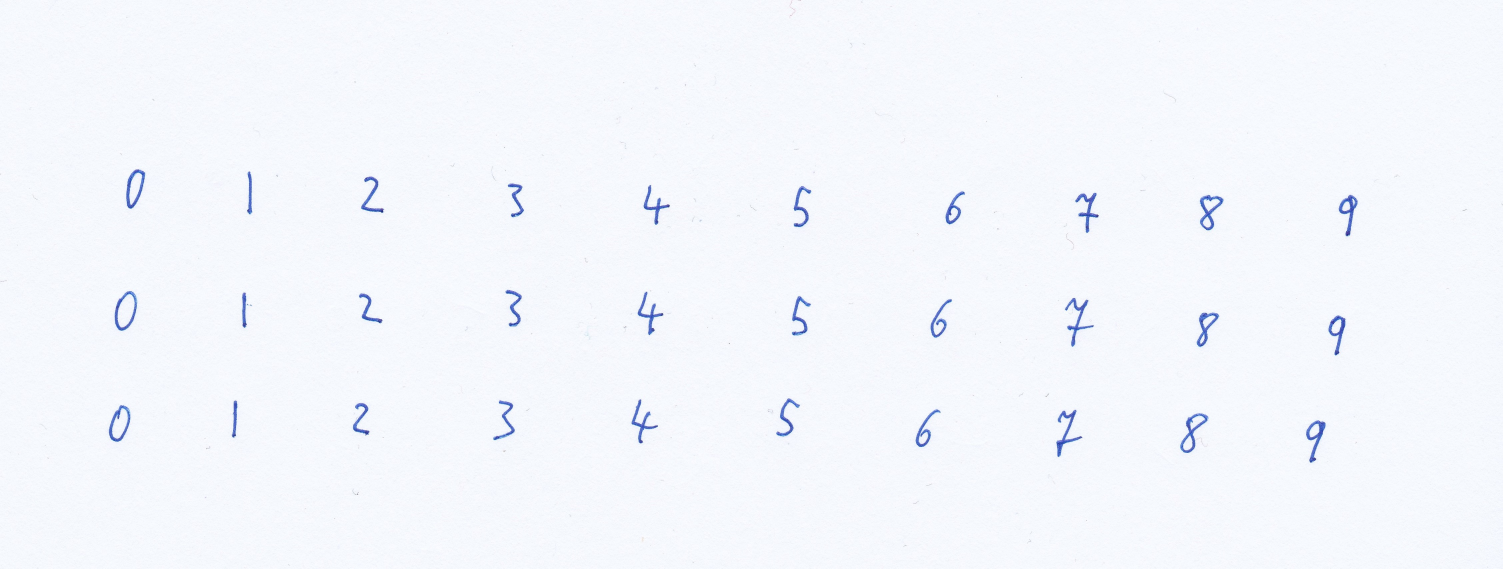
#> input picture raw_images/digits.jpg, 4507 x 1706 px (shown at 1/3 size)
$ python -i segment.py   (imports and definitions only)
#> lines starting #> are read from the running program, lines starting #| are printed output that depends on the picture; after the words box and inside, x2 and y2 are one past the last pixel; in counts of white or black regions, pixels touching at a corner belong together
import numpy as np
import cv2

import torch
from torch import nn
import torch.nn.functional as F

def binarize(img,filter_size = 21):
    """
    Binarizes an image (Gaussian blur followd by Otsu's algorithm)
    and might flip the color, such that it is predominantely black.
    img : 3d-array(int)
        numpy array holding the image (3 channel RBG)
    filter_size : int, optional
        size of the Gaussian filter
    returns : 2d-array(int)
        binarized image. Pixel Values are either 0 or 255
    """
    img = cv2.cvtColor(img.copy(), cv2.COLOR_RGB2GRAY)
    img = cv2.GaussianBlur(img,(21,21),0)
    _,img = cv2.threshold(img,0,255,cv2.THRESH_OTSU | cv2.THRESH_BINARY )

    # if the image is predominately white, flip the color
    whitefrac = np.sum(img)/(255*img.shape[0]*img.shape[0])
    if whitefrac > .5:
        img = 255 - img
    return img


def pad2square(img,l_target,padding=0):
    """
    Zero-pad a rectangular image so that it becomes square shaped
    and then rescales it to a desired target size l_target.
    myimg : 2d-array(int)
        numpy array holding the image
    l_target : int
        desired target size in number of pixels
    padding : int, optional
        extra zero padding. It is ensured, that the final image has
        at least "padding" zero padding pixels around whatever "img" has been rescaled to.
    """
    h,w = img.shape
    lmax = np.max(img.shape)
    #rescaling factor
    fresc = (l_target - 2*padding)/lmax

    #zero pad shorter side to obtain a square image
    if h > w:
        img_pad = cv2.copyMakeBorder(img,0,0,(h-w)//2,h-w - (h-w)//2,cv2.BORDER_CONSTANT)
    else:
        img_pad = cv2.copyMakeBorder(img,(w-h)//2,w-h - (w-h)//2,0,0,cv2.BORDER_CONSTANT)

    # add padding to all sides
    if padding > 0:
        p_resc = int(np.round(lmax*padding/(l_target-2*padding)))
        img_pad = cv2.copyMakeBorder(img_pad,p_resc,p_resc,p_resc,p_resc,cv2.BORDER_CONSTANT)

    #rescale to target size
    img_pad = cv2.resize(img_pad,(l_target,l_target))
    return img_pad


def segment_characters(myimg,minsize=512,l_target = 28,padding=2):
    """
    Pipeline for detecting single-contour characters in a binarized image:
    Returns a list of padded and rescaled single-character subimages
    as well as their corresponding bounding boxes.
    myimg : 2d-array(int)
        numpy array holding the binarized image
    minsize = int, optional
        minimum number of pixels of a detected bounding box.
        Discarded if smaller
    l_target : int
        target size of the extracted subimages
    padding : int, optional
        padding added to the extracted character images, see pad2square
    returns: list of (tuple,2d-array(int))
        (bounding bbox, character image)
    """
    #find contours
    contours,_ = cv2.findContours(myimg.copy(), cv2.RETR_EXTERNAL , cv2.CHAIN_APPROX_NONE)

    segments = []

    for c in contours:
        bbox = cv2.boundingRect(c)
        if bbox[2]*bbox[3] >= minsize:
            subimg = myimg[bbox[1]:bbox[1]+bbox[3],bbox[0]:bbox[0]+bbox[2]]
            subimg = pad2square(subimg,l_target=28,padding=padding)
            segments.append((bbox,subimg))

    return segments


# [51 lines left out: functions predict_class, detectandlabel, not called in this run]

def detectanddrawbb(img):
    img = img.copy()
    for bbox,subimg in segment_characters(binarize(img)):
        img = cv2.rectangle(img, bbox,(255,0,0), 5)
    return img

>>> import cv2
>>> picture = cv2.cvtColor(cv2.imread('raw_images/digits.jpg'), cv2.COLOR_BGR2RGB)
>>> result = detectanddrawbb(picture)
#> in binarize, `_,img = cv2.threshold(img,0,255,cv2.THRESH_OTSU | cv2.THRESH_BINARY )`:
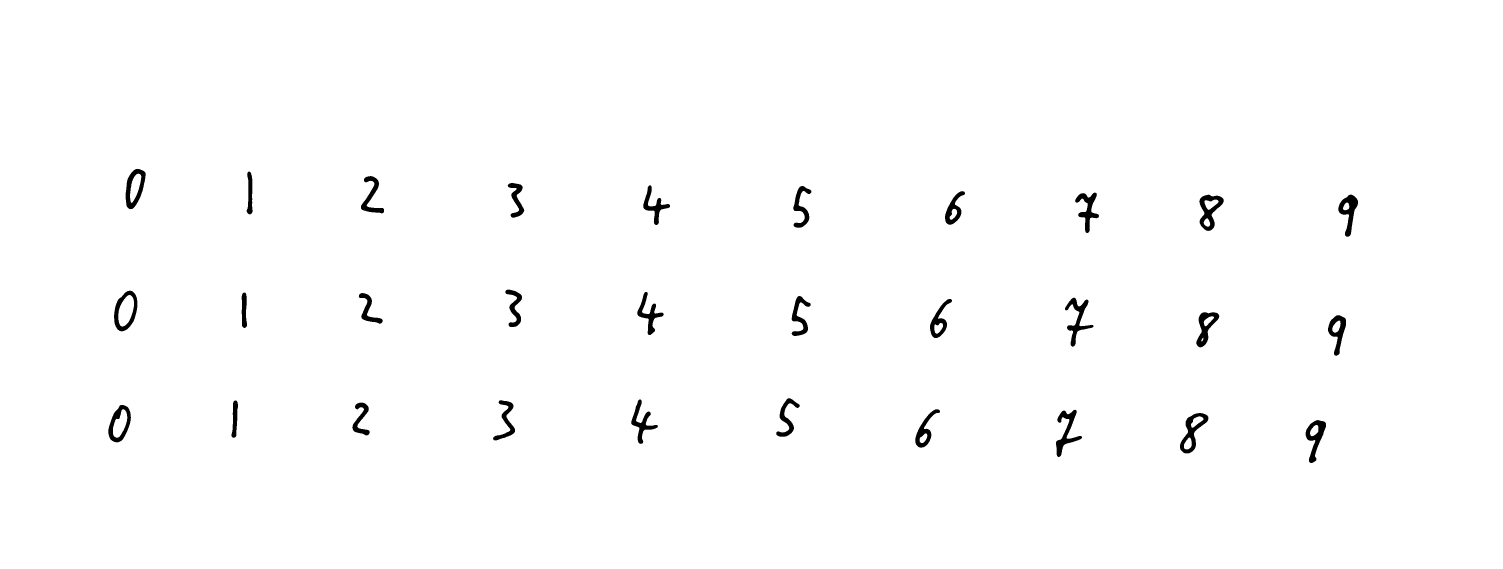
#> img: shape (1706, 4507) (shown at 1/3 size); 98.9% white; 30 black regions, largest, box (x1, y1, x2, y2) and area: (3540, 1239, 3625, 1360) 3664, (3598, 584, 3671, 693) 3595, (3195, 893, 3281, 1040) 3529
#> in binarize, `whitefrac = np.sum(img)/(255*img.shape[0]*img.shape[0])`: whitefrac = 2.61
#> in binarize, `img = 255 - img`:
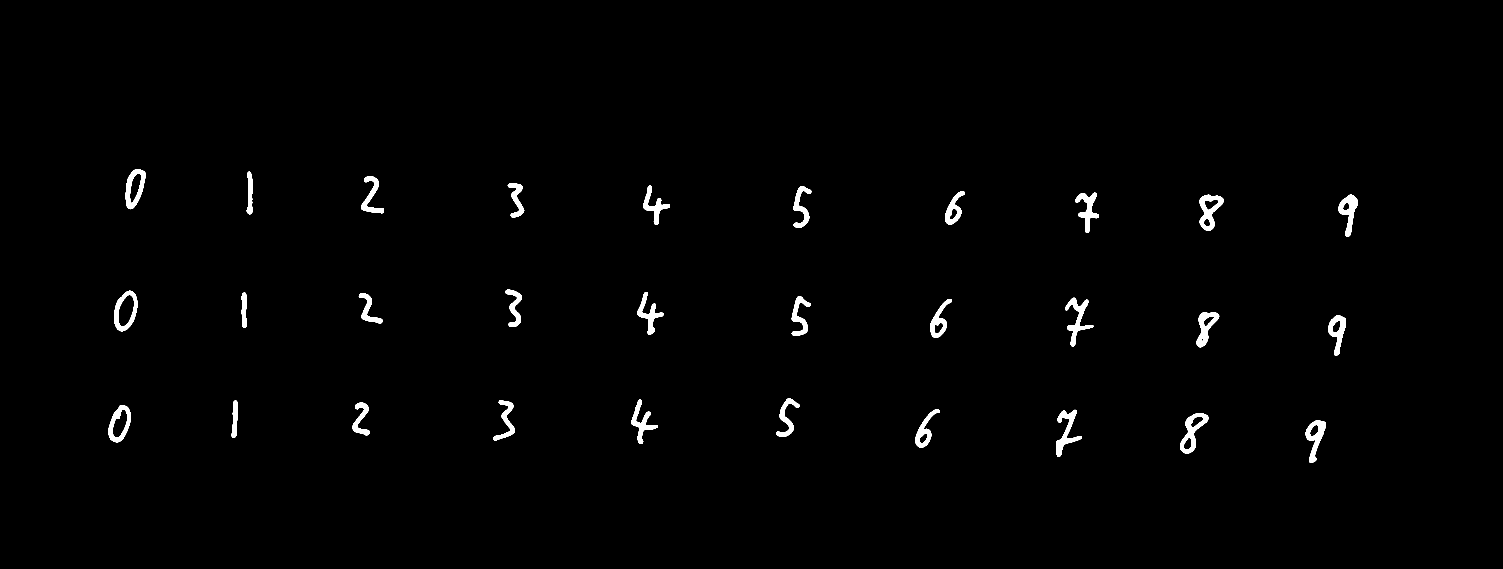
#> img: shape (1706, 4507) (shown at 1/3 size); 1.1% white; 30 white regions
#> in segment_characters, `contours,_ = cv2.findContours(myimg.copy(), cv2.RETR_EXTERNAL , cv2.CH..`: contours = 30 contours; largest, box (x1, y1, x2, y2) and area: (342, 872, 412, 994) 6164, (325, 1215, 393, 1327) 5176, (377, 507, 437, 628) 4923, (3540, 1239, 3625, 1360) 4785, (3598, 584, 3671, 693) 4586
#> in pad2square, `h,w = img.shape`: h = 129; w = 61
#> in pad2square, `lmax = np.max(img.shape)`: lmax = 129
#> in pad2square, `fresc = (l_target - 2*padding)/lmax`: fresc = 0.186
#> in pad2square, `p_resc = int(np.round(lmax*padding/(l_target-2*padding)))`: p_resc = 11
#> the loop in detectanddrawbb, `for bbox,subimg in segment_characters(binarize(img)):` made 30 passes
#> bbox on passes 1 to 8: (3917, 1260, 61, 129), (3540, 1239, 85, 121), (3168, 1229, 78, 142), (2746, 1228, 74, 115), (325, 1215, 68, 112), (1057, 1208, 52, 98), (1479, 1201, 66, 120), (694, 1201, 20, 112)
#> after the loop in detectanddrawbb, `for bbox,subimg in segment_characters(binarize(img)):`:
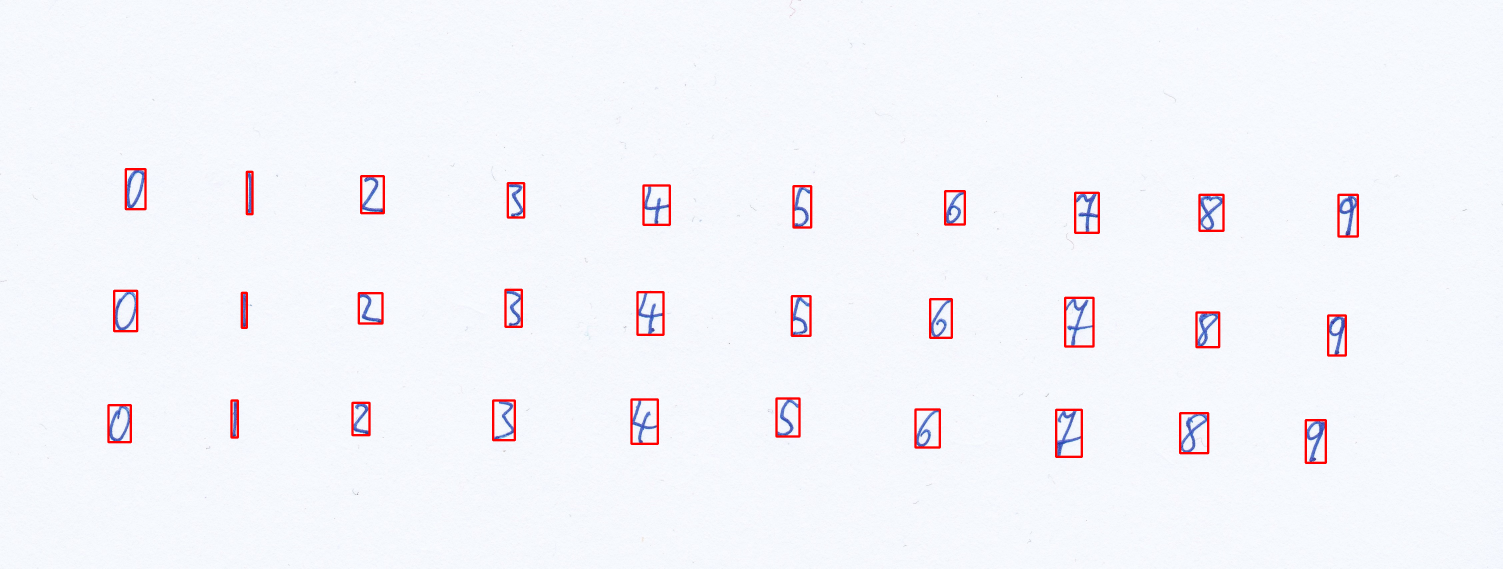
#> img: shape (1706, 4507, 3) (shown at 1/3 size); mean R, G, B 244.6, 244.9, 250.3

$ run again, on raw_images/greek_lower.jpg
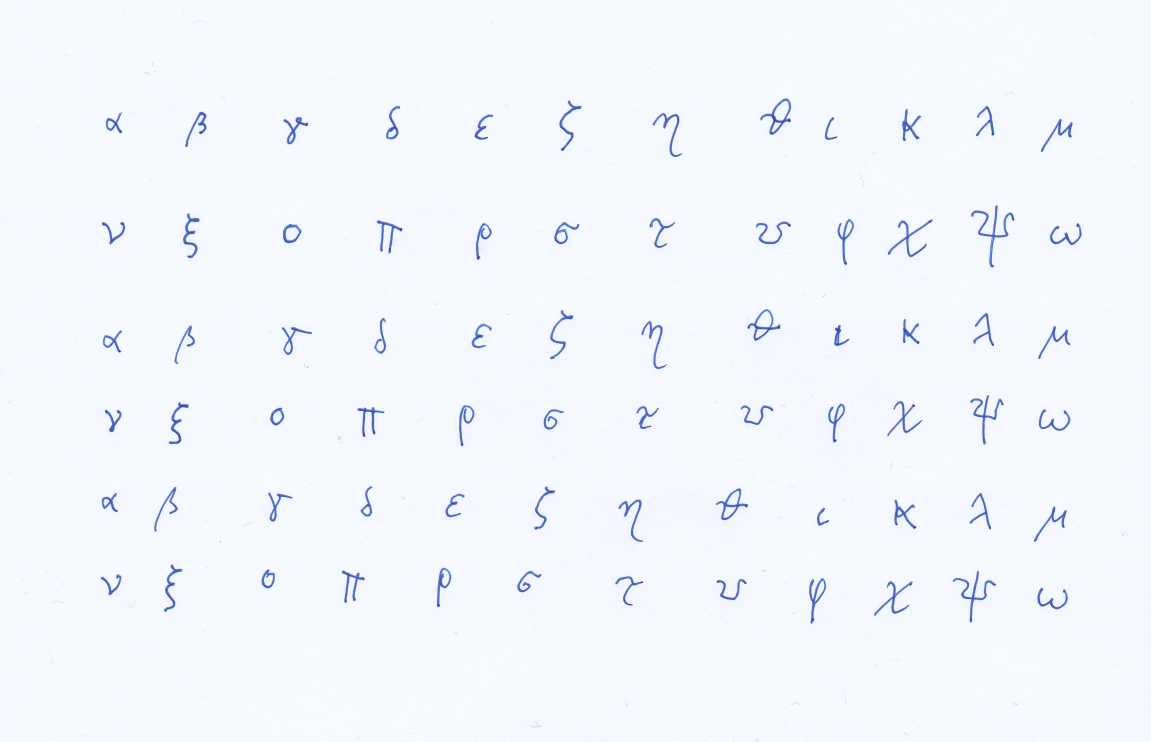
#> input picture raw_images/greek_lower.jpg, 4601 x 2965 px (shown at 1/4 size)
#> whitefrac = 1.52
#> in binarize, `img = 255 - img`:
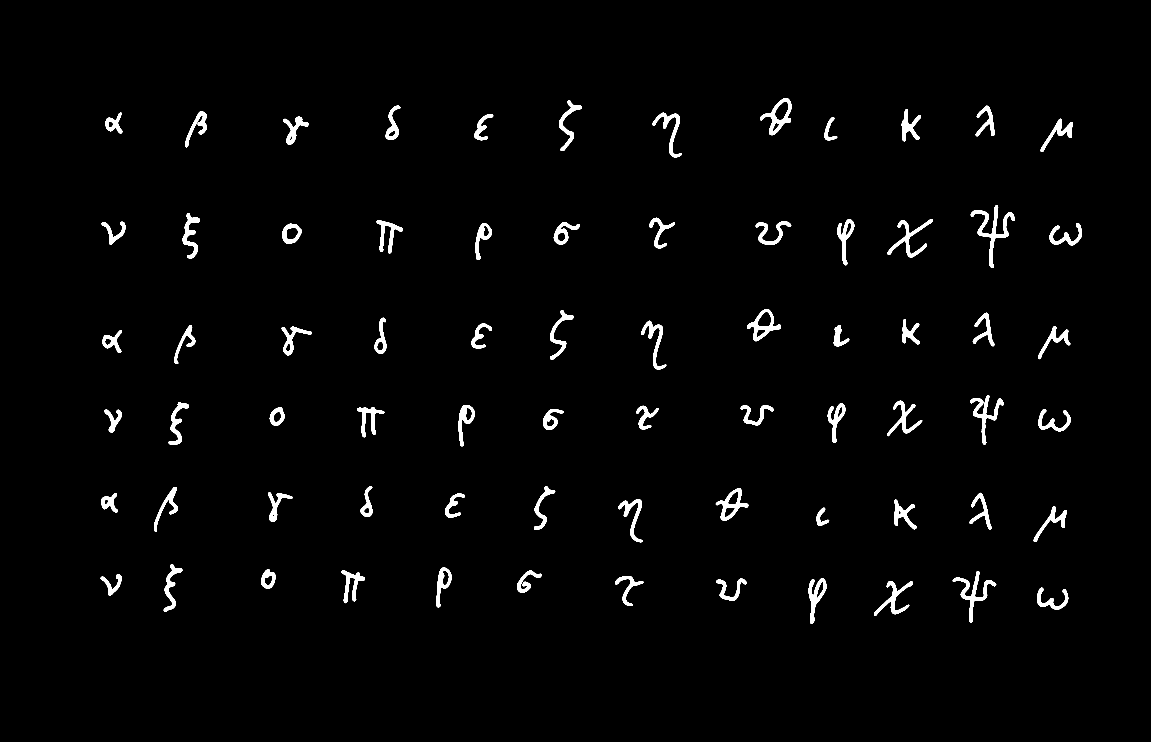
#> img: shape (2965, 4601) (shown at 1/4 size); 1.9% white; 72 white regions
#> contours = 72 contours; largest, box (x1, y1, x2, y2) and area: (3040, 393, 3166, 541) 8456, (2989, 1236, 3123, 1365) 7895, (3883, 821, 4059, 1071) 7435, (2863, 1953, 2993, 2082) 7208, (3811, 2284, 3985, 2490) 5942
#> h = 88; w = 125
#> fresc = 0.192
#> p_resc = 10
#> the loop in detectanddrawbb, `for bbox,subimg in segment_characters(binarize(img)):` made 72 passes
#> bbox on passes 1 to 8: (4148, 2351, 125, 88), (3496, 2324, 155, 139), (2865, 2315, 122, 87), (3235, 2312, 71, 183), (2461, 2304, 112, 120), (403, 2297, 84, 85), (3811, 2284, 174, 206), (2068, 2282, 99, 89)
#> after the loop in detectanddrawbb, `for bbox,subimg in segment_characters(binarize(img)):`:
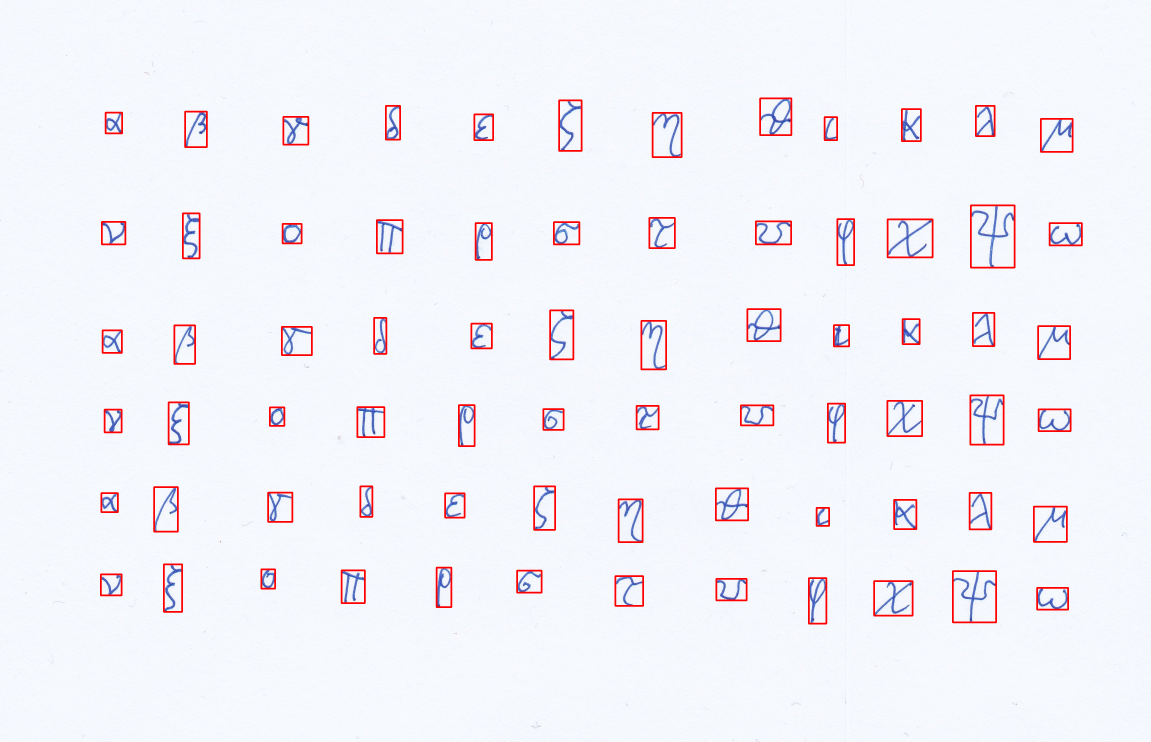
#> img: shape (2965, 4601, 3) (shown at 1/4 size); mean R, G, B 243.1, 242.1, 248

$ run again, on raw_images/latin_caps.jpg
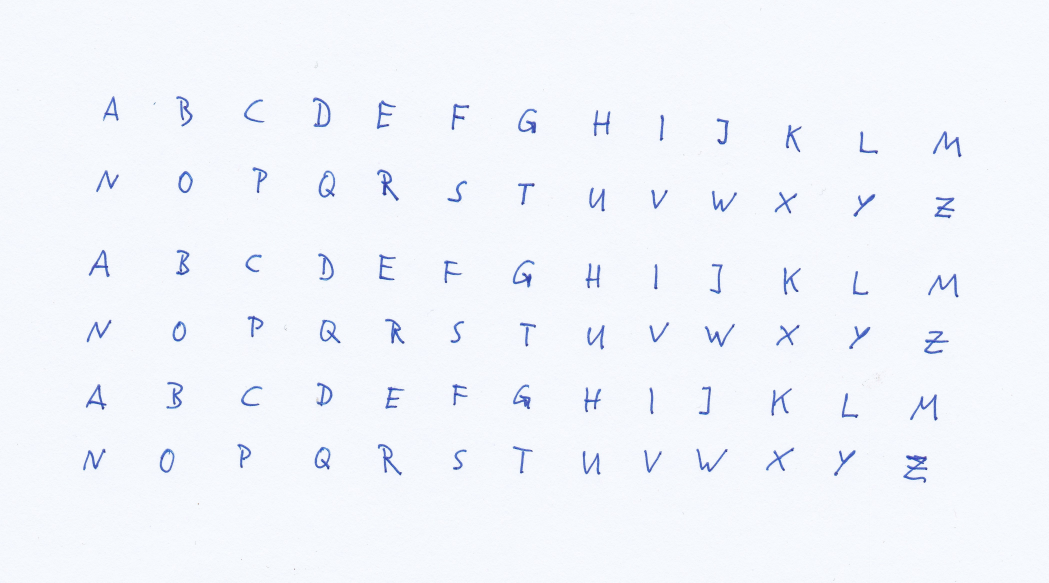
#> input picture raw_images/latin_caps.jpg, 4195 x 2331 px (shown at 1/4 size)
#> whitefrac = 1.76
#> in binarize, `img = 255 - img`:
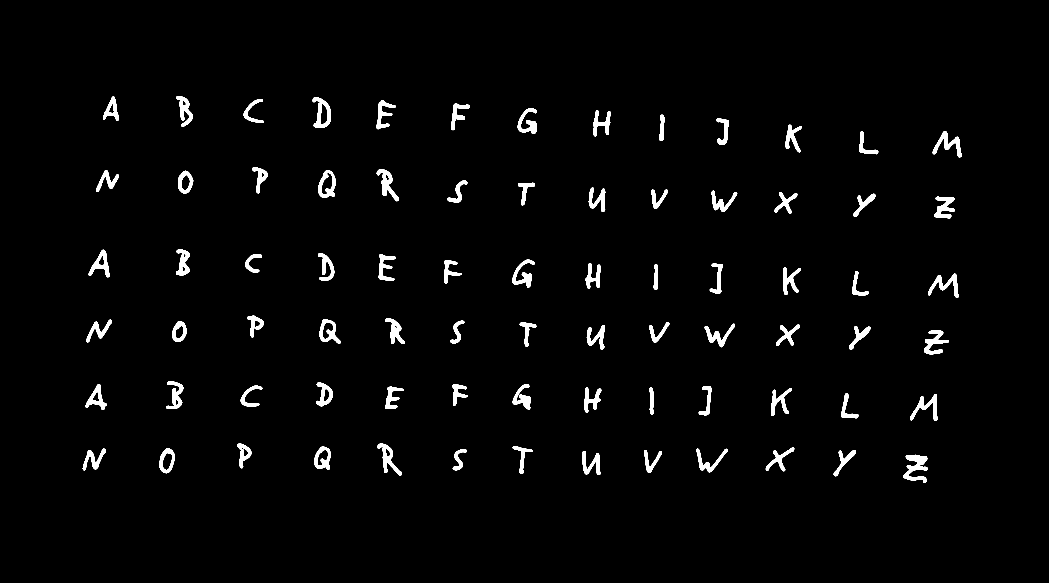
#> img: shape (2331, 4195) (shown at 1/4 size); 2.2% white; 78 white regions
#> contours = 78 contours; largest, box (x1, y1, x2, y2) and area: (1273, 681, 1342, 792) 5632, (1250, 389, 1323, 510) 5462, (1278, 1278, 1363, 1375) 4925, (3613, 1819, 3711, 1932) 4806, (1257, 1786, 1323, 1879) 4498
#> h = 113; w = 98
#> lmax = 113
#> fresc = 0.212
#> p_resc = 9
#> the loop in detectanddrawbb, `for bbox,subimg in segment_characters(binarize(img)):` made 78 passes
#> bbox on passes 1 to 8: (3613, 1819, 98, 113), (2329, 1804, 74, 96), (3335, 1800, 88, 105), (2576, 1800, 72, 92), (1811, 1797, 56, 84), (2785, 1795, 126, 94), (638, 1794, 61, 99), (331, 1794, 93, 88)
#> after the loop in detectanddrawbb, `for bbox,subimg in segment_characters(binarize(img)):`:
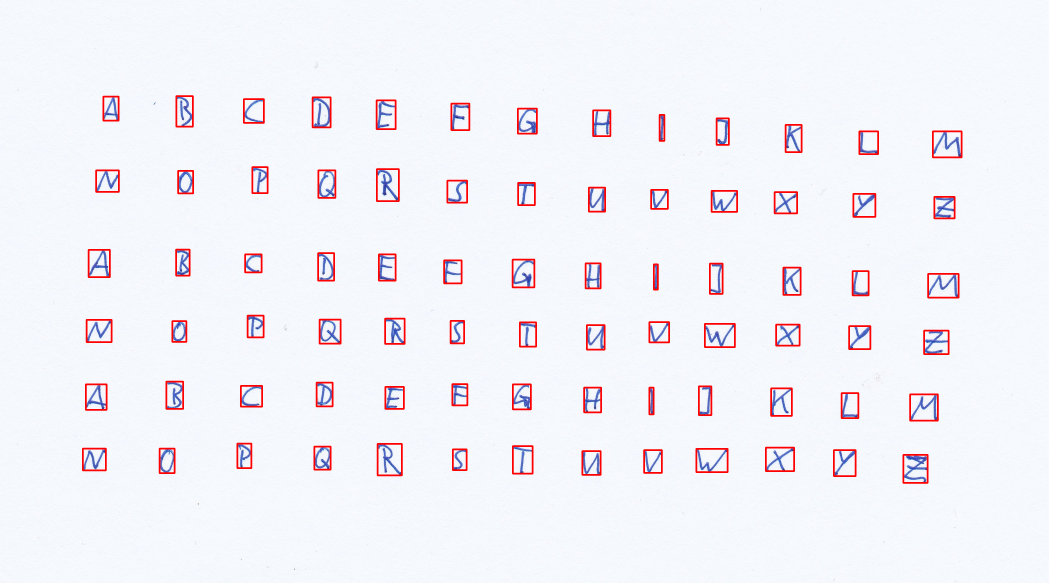
#> img: shape (2331, 4195, 3) (shown at 1/4 size); mean R, G, B 242.8, 241.2, 247.1
